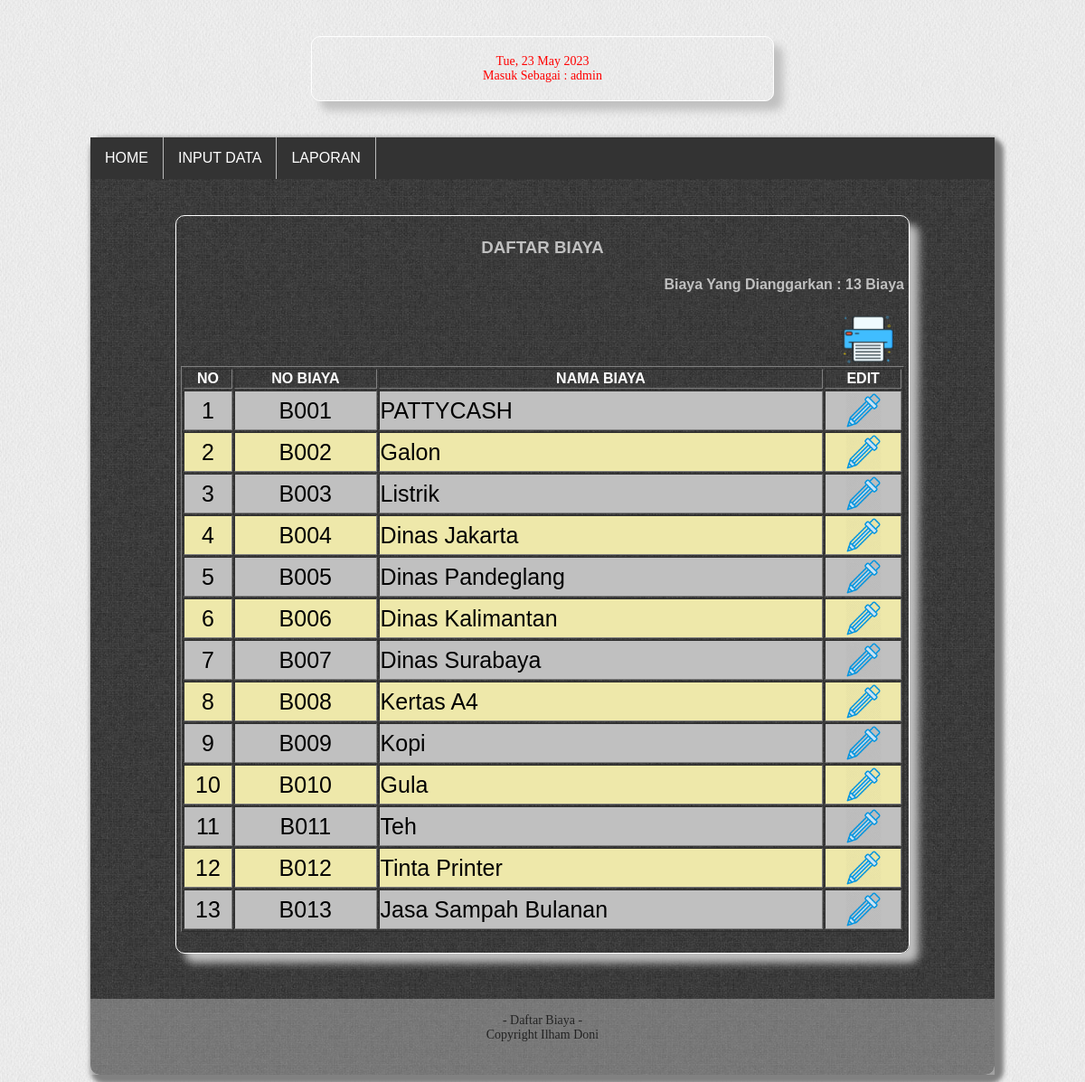
The app's page /tampil-biaya.php (signed in) with its own data.
### tables this page shows
CREATE TABLE `biaya` (
  `no_biaya` char(8) NOT NULL,
  `nm_biaya` char(25) DEFAULT NULL
);

### tampil-biaya.php (the view, shortened to what this page needs)
<head>
<link href="wow.css" type="text/css" rel="stylesheet" />
<link href="dp.css" type="text/css" rel="stylesheet" />
<link href="gg.css" type="text/css" rel="stylesheet" />
<link rel="stylesheet" type="text/css" href="gaya.css">
</head>
<body background="body_back.gif"/>
<?php
  include "atas.php";
?>
<div id="wrap">
<div id="atas">
  <ul>
    <li><a href="home.php">HOME</a></li>
    <li class="dropdown">
      <a href="javascript:void(0)" class="dropbtn">INPUT DATA</a>
    </li>
    <li><a href="menu-laporan.php">LAPORAN</a></li>
  </ul>
</div>
<center>
<div id="tampil">
  <h3 align='center'>DAFTAR BIAYA</h3>
  <?php
    include "koneksi.php";
    $sql = "select * from biaya";
    $hasil = mysqli_query($konek, $sql);
    $jumData = mysqli_num_rows($hasil);
      echo "<h4 align=right>Biaya Yang Dianggarkan : <b>$jumData</b> Biaya</h4>";
      echo "<input type='image' style='margin-left:90%; height: 60px' src='print.png' onclick='cetak()'>";
  ?>
  <?php
    echo "<table border='1' class='grid' align='center' width='800px' height='150px'>";
    echo "<tr>";
    echo "<th>NO</th><th>NO BIAYA</th><th>NAMA BIAYA</th><th>EDIT</th>";
    echo "</tr>";
    $no = 0;
    while($data = mysqli_fetch_assoc($hasil)){
      $no++;
      if($no % 2 == 0)
        echo "<tr class='genap'>";
      else
        echo "<tr class='ganjil'>";
      echo "<td style='width:50px' align='center'> $no </td>";
      echo "<td width='20%' align='center'>".$data['no_biaya']."</td>"
        ."<td>".$data['nm_biaya']."</td>";
      echo "
        <td align='center'>
        <a href='biaya-edit.php?no_biaya={$data['no_biaya']}'><img src='edit.png' style='height: 40px'/></a>
        </td>
        ";
      echo "</tr>";
    }
  ?>
  </table>
  <br />
</div>
</center>
<div id="footer">
	<p style="font:14px verdana">
		- Daftar Biaya -
    <br/>
    Copyright Ilham Doni
	</p>
</div>
</body>
</div>

### atas.php (shortened to what this page needs)
<div id="content">
	<p style="color:red; font:14px verdana" align="center">
		<?php date_default_timezone_set("Asia/Jakarta"); echo date("D, d F Y").
		"";?>
		<br/>
		<?php
      echo "Masuk Sebagai : ".$_SESSION['username'];
	?>
	</p>
</div>

### wow.css (style rules this page uses)
#wrap { width:1000px; margin:auto; box-shadow:5px 5px 5px 5px grey; border-radius:10px; background-image:url(back2.jpg); }
#content { width: 500px; border: 1px solid white; background: #ssoonn; padding: 5px; margin: 40px auto; box-shadow: 10px 10px 10px silver; border-radius: 10px; color:silver; }
#tampil { width: 800px; border: 1px solid white; background: #ssoonn; padding: 5px; margin: 40px auto; box-shadow: 10px 10px 10px silver; border-radius: 10px; color:silver; }
#tampil input { border-radius: 5px; height: 30px; font-weight: bold; font-style: italic; font-size:17px; }
#tampil th { color:white; }
#tampil td { font-size:25px; }
#footer { clear:both; margin-top:50px; margin-width:1000px; height:80px; background-color:lightgrey; color:black; display:block; text-align:center; padding:2px; opacity: 0.4; filter: alpha(opacity=40); }

### dp.css (style rules this page uses)
#atas ul { list-style-type: none; margin: 0; padding: 0; overflow: hidden; background-color: #333; }
#atas li { float: left; border-right: 1px solid #bbb; }
#atas li a, .dropbtn { display: inline-block; color: white; text-align: center; padding: 14px 16px; text-decoration: none; }
#atas li.dropdown { display: inline-block; }
li:last-child { border-right: none; }

### gg.css (style rules this page uses)
body { font-family: "Helvetica", "Arial", sans-serif; font-size: 16px; }
input { display: inline-block; vertical-align: center; }

### gaya.css (style rules this page uses)
.genap { background : #EEE8AA; }
.ganjil { background : #C0C0C0; }

### records on screen
biaya: no_biaya "B001", nm_biaya "PATTYCASH"
biaya: no_biaya "B002", nm_biaya "Galon"
biaya: no_biaya "B003", nm_biaya "Listrik"
biaya: no_biaya "B004", nm_biaya "Dinas Jakarta"
biaya: no_biaya "B005", nm_biaya "Dinas Pandeglang"
biaya: no_biaya "B006", nm_biaya "Dinas Kalimantan"
biaya: no_biaya "B007", nm_biaya "Dinas Surabaya"
biaya: no_biaya "B008", nm_biaya "Kertas A4"
biaya: no_biaya "B009", nm_biaya "Kopi"
biaya: no_biaya "B010", nm_biaya "Gula"
biaya: no_biaya "B011", nm_biaya "Teh"
biaya: no_biaya "B012", nm_biaya "Tinta Printer"
biaya: no_biaya "B013", nm_biaya "Jasa Sampah Bulanan"

### other values on screen
$_SESSION['username'] "admin"
$jumData "13"
